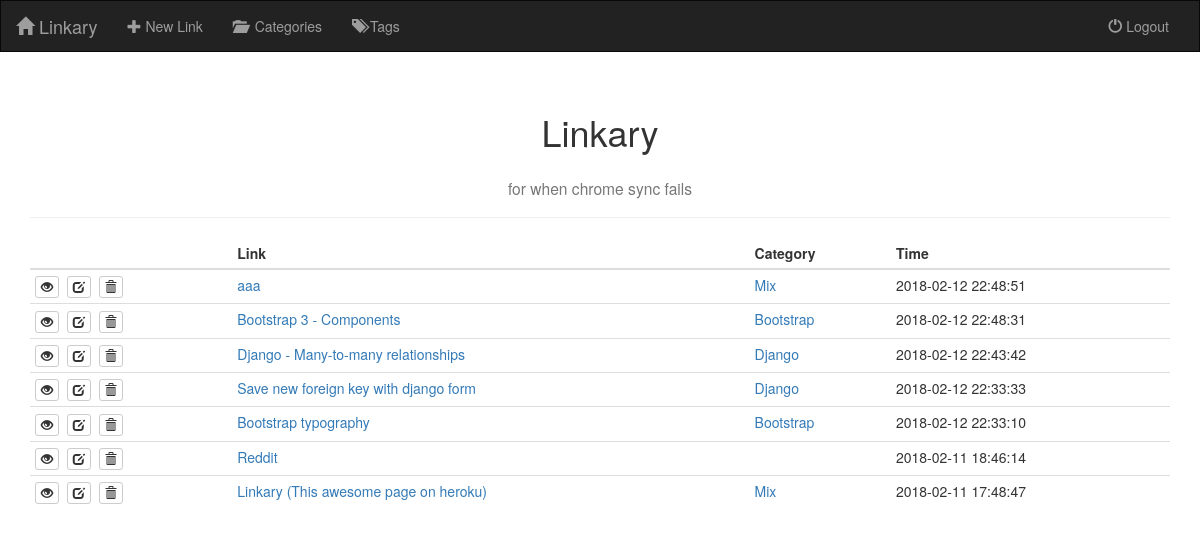
Screenshot of / (signed in) with the database file from the repository.
### linkary/models.py (models this page shows, shortened)
class TimedModel(models.Model):
    time_created = models.DateTimeField(auto_now_add=True)
    time_modified = models.DateTimeField(auto_now=True)
    class Meta:
        abstract = True

class Link(TimedModel):
    url = models.URLField()
    name = models.CharField(max_length=500)
    author = models.ForeignKey(User, on_delete=models.SET_NULL, blank=True, null=True)
    category = models.ForeignKey(Category, on_delete=models.SET_NULL, blank=True, null=True)
    tags = models.ManyToManyField(Tag, blank=True)
    class Meta:
        get_latest_by = ['time_created']
        ordering = ['-time_modified']

class Category(TimedModel):
    name = models.CharField(max_length=100, unique=True)
    class Meta:
        verbose_name_plural = 'Categories'
        ordering = ['name']
    def get_absolute_url(self):
        return reverse('category_detail', kwargs={'pk': self.pk})
    def __str__(self):
        return self.name

### linkary/views.py (the view)
# urls.py: path('', views.LinkListView.as_view(), name='index'),
class LinkListView(ListView):
    model = models.Link
    template_name = 'linkary/index.html'

### linkary/templates/linkary/index.html (shortened to what this page needs)
{% extends 'linkary/base.html' %}
{% block content %}
    <div class="container">
        <div class="page-header">
            <h1 class="text-center">Linkary</h1>
            <h3 class="text-center"><small>for when chrome sync fails</small></h3>
        </div>
        <table class="table table-condensed table-hover">
            <thead>
                <tr>
                    <th></th>
                    <th>Link</th>
                    <th>Category</th>
                    <th>Time</th>
                </tr>
            </thead>
            <tbody>
                {% for link in object_list %}
                    <tr>
                        <td>
                            <a href="{% url 'link_detail' link.pk %}" class="btn btn-default btn-xs" title="Details...">
                                <span class="glyphicon glyphicon-eye-open"></span>
                            </a>&nbsp;
                            <a href="{% url 'link_edit' link.pk %}" class="btn btn-default btn-xs" title="Edit...">
                                <span class="glyphicon glyphicon-edit"></span>
                            </a>&nbsp;
                            <a href="{% url 'link_delete' link.pk %}" class="btn btn-default btn-xs" title="Delete...">
                                <span class="glyphicon glyphicon-trash"></span>
                            </a>&nbsp;
                        </td>
                        <td>
                            <a href="{{ link.url }}" target="_blank">{{ link.name }}</a>
                        </td>
                        <td>
                            {% if link.category %}<a href="{{ link.category.get_absolute_url }}">{{ link.category }}</a>{% endif %}
                        </td>
                        <td>{{ link.time_modified|date:'Y-m-d H:i:s' }}</td>
                    </tr>
                {% endfor %}
            </tbody>
        </table>
    </div>
{% endblock %}

### rows the page displays
Link: name "aaa", category "Mix", time_modified "2018-02-12 22:48:51"
Link: name "Bootstrap 3 - Components", category "Bootstrap", time_modified "2018-02-12 22:48:31"
Link: name "Django - Many-to-many relationships", category "Django", time_modified "2018-02-12 22:43:42"
Link: name "Save new foreign key with django form", category "Django", time_modified "2018-02-12 22:33:33"
Link: name "Bootstrap typography", category "Bootstrap", time_modified "2018-02-12 22:33:10"
Link: name "Reddit", time_modified "2018-02-11 18:46:14"
Link: name "Linkary (This awesome page on heroku)", category "Mix", time_modified "2018-02-11 17:48:47"
